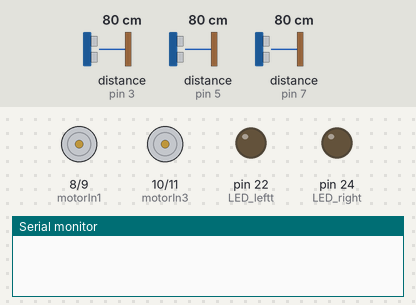
Bench run of a sketch on a simulated Arduino Mega 2560, built with avr-gcc and run on an emulated ATmega2560. Parts: motor-driver pin pairs drawn as motors (green arrow = first pin HIGH = forward, orange = second pin HIGH = backward, longer = more drive), output pins drawn as LEDs (lit = HIGH), the last lines printed to the serial monitor. Wiring (inferred from the names in the program): 2 × ultrasonic range finder: trigger pin 4, echo pin 5 / trigger pin 6, echo pin 7. The test bench sets the inputs (shaded band); at power-on: distance to the obstacle (sensors on pin 5, pin 7, pin 3) 80 cm. The echo pulse lasts 58.3 µs per cm; pins used as bus, display or sensor lines are not drawn.

Above: at 1.2 s.
1.3 s: distance to the obstacle (sensor on pin 5) set to 9 cm
2.8 s: distance to the obstacle (sensor on pin 5) set to 6 cm
At 4.0 s:
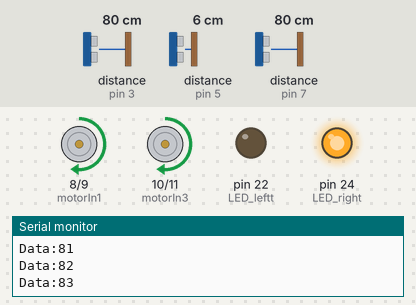
4.3 s: distance to the obstacle (sensor on pin 7) set to 2 cm
7.3 s: distance to the obstacle (sensor on pin 3) set to 6 cm
8.8 s: distance to the obstacle (sensor on pin 3) set to 3 cm
At 9.5 s:
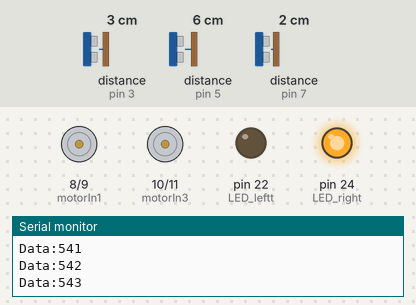
At 9.9 s:
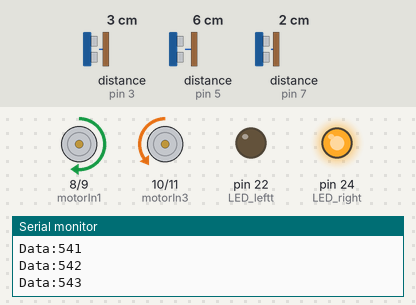
11.8 s: distance to the obstacle (sensor on pin 7) set to 7 cm
At 13.17 s:
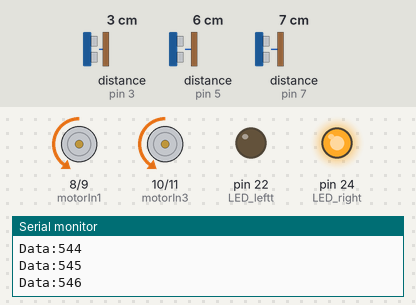
14.8 s: distance to the obstacle (sensor on pin 7) set to 10 cm
Timing chart, 0 to 18.8 s (numbered marks = the images above; inputs shaded):
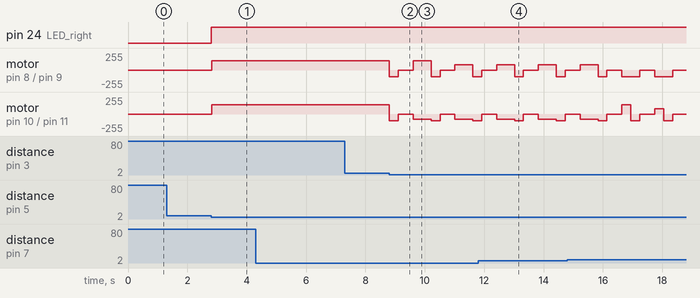

Measured:
- the behaviour switches between 8 and 7 cm on distance to the obstacle (sensor on pin 5) (found by bisection; images 0 and 1)
- the behaviour switches between 5 and 4 cm on distance to the obstacle (sensor on pin 3) (found by bisection; images 1 and 2)
- after the input at 1.3 s, every drawn part: stays the same
- after the input at 2.8 s, pin 24 (LED_right): LOW → HIGH at once; motor on pin 8 (motorIn1) / pin 9 (motorIn2), motor on pin 10 (motorIn3) / pin 11 (motorIn4): stopped → forward 140/255 at once

The sketch:

iot_project.ino
```cpp
const int inter_time = 1000;
int time = 0;
int count = 0;
/*mode*/
const int LED_leftt = 22;
const int LED_right = 24;
int mode = -1;
#define LEFTT 0
#define RIGHT 1
/*sensor*/
const int trig_front = 2;
const int echo_front = 3;
const int trig_right = 4;
const int echo_right = 5;
const int trig_leftt = 6;
const int echo_leftt = 7;
/*motor*/
const int motorIn1 = 8;
const int motorIn2 = 9;
const int motorIn3 = 10;
const int motorIn4 = 11;
/*stop*/
int stop_time = 0;
int tmp_f = 0, tmp_l = 0, tmp_r = 0;

/*function*/
int defMode();
float detectDistance(int, int);
int isStop(int, int, int);
void leftt(int);
void right(int);

void setup() {
    Serial.begin(9600);
    /*mode*/
    pinMode (LED_leftt, OUTPUT);
    pinMode (LED_right, OUTPUT);
    digitalWrite(LED_leftt, LOW);
    digitalWrite(LED_right, LOW);
    /*sensor*/
    pinMode (trig_front, OUTPUT);
    pinMode (echo_front, INPUT);
    pinMode (trig_leftt, OUTPUT);
    pinMode (echo_leftt, INPUT);
    pinMode (trig_right, OUTPUT);
    pinMode (echo_right, INPUT);
    /*motor*/
    pinMode (motorIn1, OUTPUT);
    pinMode (motorIn2, OUTPUT);
    pinMode (motorIn3, OUTPUT);
    pinMode (motorIn4, OUTPUT);
}

void loop() {
    /*mode*/
    while(1){
        if(defMode() == 1){
            break;
        }
    }
    /*senser and run*/
    float distance_front, distance_leftt, distance_right;
    while(1){
        Serial.print("Data:");
        Serial.println(++count);
        distance_front = detectDistance(trig_front, echo_front);
        distance_leftt = detectDistance(trig_leftt, echo_leftt);
        distance_right = detectDistance(trig_right, echo_right);
//        if(distance_front > 50 && distance_leftt > 50 && distance_right > 50){
//            break;
//        }
        if(mode == RIGHT){
            if(distance_front < 5){
                analogWrite(motorIn1, 0);
                analogWrite(motorIn2, 100);
                analogWrite(motorIn3, 0);
                analogWrite(motorIn4, 100);
                delay(300);
                analogWrite(motorIn1, 0);
                analogWrite(motorIn2, 0);
                analogWrite(motorIn3, 0);
                analogWrite(motorIn4, 0);
                delay(500);
                if(distance_leftt < 8 && distance_right < 8){
                    right(600);
                }
                else if(distance_right < 8){
                    leftt(300);
                }
                else if(distance_leftt < 8){
                    right(300);
                }
            }
            else{
                analogWrite(motorIn1, 140);
                analogWrite(motorIn2, 0);
                analogWrite(motorIn3, 140);
                analogWrite(motorIn4, 0);
            }
        }

    }
    time = time + inter_time;
//    delay(inter_time);
}
int defMode(){
    int distance_leftt = detectDistance(trig_leftt, echo_leftt);
    int distance_right = detectDistance(trig_right, echo_right);
    if(mode == -1 && distance_leftt < 7 && distance_right > 7){
        mode = LEFTT;
        digitalWrite(LED_leftt, HIGH);
        digitalWrite(LED_right, LOW);
        return 1;
    }
    else if(mode == -1 && distance_leftt > 7 && distance_right < 7){
        mode = RIGHT;
        digitalWrite(LED_right, HIGH);
        digitalWrite(LED_leftt, LOW);
        return 1;
    }
    return 0;
}

float detectDistance(int trig, int echo){
    float duration, distance;
    digitalWrite(trig, HIGH);
    delayMicroseconds(1000);
    digitalWrite(trig, LOW);
    duration = pulseIn (echo, HIGH);
    distance = (duration/2)/29;
//    if(trig == trig_front){
//        Serial.print("F:");
//    }
//    else if(trig == trig_leftt){
//        Serial.print("L:");
//    }
//    else{
//        Serial.print("R:");
//    }
//    Serial.print(distance);
//    Serial.println(" cm");
//    delay(inter_time);
    return distance;
}

int isStop(int front, int leftt, int right){
    if(tmp_f != front && tmp_l != leftt && tmp_r != right){
        tmp_f = front;
        tmp_l = leftt;
        tmp_r = right;
        stop_time = 0;
        return 0;
    }
    else if(stop_time > 2000){
        stop_time = 0;
        Serial.println("stop");
        return 1;
    }
    else{
        stop_time += inter_time;
        return 0;
    }
}

void leftt(int delay_t){
    analogWrite(motorIn1, 0);
    analogWrite(motorIn2, 80);
    analogWrite(motorIn3, 80);
    analogWrite(motorIn4, 0);
    delay(delay_t);
}
void right(int delay_t){
    analogWrite(motorIn1, 80);
    analogWrite(motorIn2, 0);
    analogWrite(motorIn3, 0);
    analogWrite(motorIn4, 80);
    delay(delay_t);
}
```
